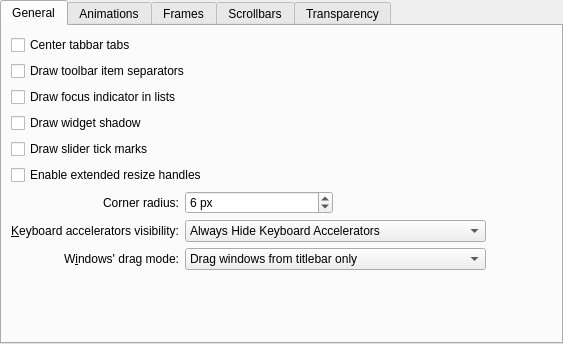
<?xml version="1.0" encoding="UTF-8"?>
<ui version="4.0">
 <class>LightlyStyleConfig</class>
 <widget class="QWidget" name="LightlyStyleConfig">
  <property name="geometry">
   <rect>
    <x>0</x>
    <y>0</y>
    <width>563</width>
    <height>344</height>
   </rect>
  </property>
  <property name="sizePolicy">
   <sizepolicy hsizetype="Preferred" vsizetype="Preferred">
    <horstretch>0</horstretch>
    <verstretch>0</verstretch>
   </sizepolicy>
  </property>
  <layout class="QVBoxLayout" name="verticalLayout_2">
   <property name="leftMargin">
    <number>0</number>
   </property>
   <property name="topMargin">
    <number>0</number>
   </property>
   <property name="rightMargin">
    <number>0</number>
   </property>
   <property name="bottomMargin">
    <number>0</number>
   </property>
   <item>
    <widget class="QTabWidget" name="tabWidget">
     <property name="currentIndex">
      <number>0</number>
     </property>
     <widget class="QWidget" name="tab">
      <attribute name="title">
       <string>General</string>
      </attribute>
      <layout class="QGridLayout" name="gridLayout">
       <item row="0" column="1" colspan="4">
        <widget class="QCheckBox" name="_tabBarDrawCenteredTabs">
         <property name="text">
          <string>Center tabbar tabs</string>
         </property>
        </widget>
       </item>
       <item row="7" column="1">
        <widget class="QLabel" name="_mnemonicsLabel">
         <property name="text">
          <string>&amp;Keyboard accelerators visibility:</string>
         </property>
         <property name="alignment">
          <set>Qt::AlignRight|Qt::AlignTrailing|Qt::AlignVCenter</set>
         </property>
         <property name="buddy">
          <cstring>_mnemonicsMode</cstring>
         </property>
        </widget>
       </item>
       <item row="4" column="1" colspan="4">
        <widget class="QCheckBox" name="_sliderDrawTickMarks">
         <property name="text">
          <string>Draw slider tick marks</string>
         </property>
        </widget>
       </item>
       <item row="6" column="2">
        <widget class="QSpinBox" name="_cornerRadius">
         <property name="suffix">
          <string> px</string>
         </property>
         <property name="minimum">
          <number>1</number>
         </property>
         <property name="maximum">
          <number>8</number>
         </property>
         <property name="value">
          <number>6</number>
         </property>
        </widget>
       </item>
       <item row="1" column="1" colspan="4">
        <widget class="QCheckBox" name="_toolBarDrawItemSeparator">
         <property name="text">
          <string>Draw toolbar item separators</string>
         </property>
        </widget>
       </item>
       <item row="9" column="1" colspan="3">
        <spacer name="verticalSpacer">
         <property name="orientation">
          <enum>Qt::Vertical</enum>
         </property>
         <property name="sizeHint" stdset="0">
          <size>
           <width>20</width>
           <height>49</height>
          </size>
         </property>
        </spacer>
       </item>
       <item row="6" column="1">
        <widget class="QLabel" name="_cornerRadiusLabel">
         <property name="text">
          <string>Corner radius:</string>
         </property>
         <property name="alignment">
          <set>Qt::AlignRight|Qt::AlignTrailing|Qt::AlignVCenter</set>
         </property>
        </widget>
       </item>
       <item row="5" column="1" colspan="4">
        <widget class="QCheckBox" name="_splitterProxyEnabled">
         <property name="text">
          <string>Enable extended resize handles</string>
         </property>
        </widget>
       </item>
       <item row="8" column="2" colspan="2">
        <widget class="QComboBox" name="_windowDragMode">
         <item>
          <property name="text">
           <string>Drag windows from titlebar only</string>
          </property>
         </item>
         <item>
          <property name="text">
           <string>Drag windows from titlebar, menubar and toolbars</string>
          </property>
         </item>
         <item>
          <property name="text">
           <string>Drag windows from all empty areas</string>
          </property>
         </item>
        </widget>
       </item>
       <item row="3" column="1">
        <widget class="QCheckBox" name="_widgetDrawShadow">
         <property name="text">
          <string>Draw widget shadow</string>
         </property>
        </widget>
       </item>
       <item row="7" column="2" colspan="2">
        <widget class="QComboBox" name="_mnemonicsMode">
         <item>
          <property name="text">
           <string>Always Hide Keyboard Accelerators</string>
          </property>
         </item>
         <item>
          <property name="text">
           <string>Show Keyboard Accelerators When Needed</string>
          </property>
         </item>
         <item>
          <property name="text">
           <string>Always Show Keyboard Accelerators</string>
          </property>
         </item>
        </widget>
       </item>
       <item row="7" column="4">
        <spacer name="horizontalSpacer_3">
         <property name="orientation">
          <enum>Qt::Horizontal</enum>
         </property>
         <property name="sizeHint" stdset="0">
          <size>
           <width>65</width>
           <height>20</height>
          </size>
         </property>
        </spacer>
       </item>
       <item row="2" column="1" colspan="4">
        <widget class="QCheckBox" name="_viewDrawFocusIndicator">
         <property name="text">
          <string>Draw focus indicator in lists</string>
         </property>
        </widget>
       </item>
       <item row="8" column="1">
        <widget class="QLabel" name="_windowDragLabel">
         <property name="sizePolicy">
          <sizepolicy hsizetype="Preferred" vsizetype="Preferred">
           <horstretch>0</horstretch>
           <verstretch>0</verstretch>
          </sizepolicy>
         </property>
         <property name="text">
          <string>W&amp;indows' drag mode:</string>
         </property>
         <property name="alignment">
          <set>Qt::AlignRight|Qt::AlignTrailing|Qt::AlignVCenter</set>
         </property>
         <property name="buddy">
          <cstring>_windowDragMode</cstring>
         </property>
        </widget>
       </item>
      </layout>
     </widget>
     <widget class="QWidget" name="tab_2">
      <attribute name="title">
       <string>Animations</string>
      </attribute>
      <layout class="QGridLayout" name="gridLayout_5">
       <item row="1" column="0">
        <widget class="QLabel" name="_animationsDurationLabel">
         <property name="enabled">
          <bool>false</bool>
         </property>
         <property name="text">
          <string>A&amp;nimations duration:</string>
         </property>
         <property name="alignment">
          <set>Qt::AlignRight|Qt::AlignTrailing|Qt::AlignVCenter</set>
         </property>
         <property name="buddy">
          <cstring>_animationsDuration</cstring>
         </property>
        </widget>
       </item>
       <item row="1" column="1" colspan="2">
        <widget class="QSpinBox" name="_animationsDuration">
         <property name="enabled">
          <bool>false</bool>
         </property>
         <property name="suffix">
          <string> ms</string>
         </property>
         <property name="maximum">
          <number>500</number>
         </property>
        </widget>
       </item>
       <item row="0" column="0" colspan="4">
        <widget class="QCheckBox" name="_animationsEnabled">
         <property name="text">
          <string>Enable animations</string>
         </property>
        </widget>
       </item>
       <item row="1" column="3">
        <spacer name="horizontalSpacer">
         <property name="orientation">
          <enum>Qt::Horizontal</enum>
         </property>
         <property name="sizeHint" stdset="0">
          <size>
           <width>40</width>
           <height>20</height>
          </size>
         </property>
        </spacer>
       </item>
       <item row="2" column="0" colspan="4">
        <spacer name="verticalSpacer_2">
         <property name="orientation">
          <enum>Qt::Vertical</enum>
         </property>
         <property name="sizeHint" stdset="0">
          <size>
           <width>20</width>
           <height>40</height>
          </size>
         </property>
        </spacer>
       </item>
      </layout>
     </widget>
     <widget class="QWidget" name="tab_3">
      <attribute name="title">
       <string>Frames</string>
      </attribute>
      <layout class="QVBoxLayout" name="verticalLayout_3">
       <item>
        <widget class="QCheckBox" name="_transparentDolphinView">
         <property name="text">
          <string>Transparent Dolphin view</string>
         </property>
        </widget>
       </item>
       <item>
        <widget class="QCheckBox" name="_dockWidgetDrawFrame">
         <property name="text">
          <string>Draw frame around dockable panels</string>
         </property>
        </widget>
       </item>
       <item>
        <widget class="QCheckBox" name="_titleWidgetDrawFrame">
         <property name="text">
          <string>Draw frame around page titles</string>
         </property>
        </widget>
       </item>
       <item>
        <widget class="QCheckBox" name="_kTextEditDrawFrame">
         <property name="text">
          <string>Draw frame around KTextEdit</string>
         </property>
        </widget>
       </item>
       <item>
        <widget class="QCheckBox" name="_sidePanelDrawFrame">
         <property name="text">
          <string>Draw frame around side panels</string>
         </property>
        </widget>
       </item>
       <item>
        <widget class="QCheckBox" name="_menuItemDrawThinFocus">
         <property name="text">
          <string>Draw a thin line to indicate focus in menus and menubars</string>
         </property>
        </widget>
       </item>
       <item>
        <spacer name="verticalSpacer_3">
         <property name="orientation">
          <enum>Qt::Vertical</enum>
         </property>
         <property name="sizeHint" stdset="0">
          <size>
           <width>20</width>
           <height>117</height>
          </size>
         </property>
        </spacer>
       </item>
      </layout>
     </widget>
     <widget class="QWidget" name="tab_4">
      <attribute name="title">
       <string>Scrollbars</string>
      </attribute>
      <layout class="QGridLayout" name="gridLayout_6">
       <item row="1" column="2">
        <spacer name="horizontalSpacer_2">
         <property name="orientation">
          <enum>Qt::Horizontal</enum>
         </property>
         <property name="sizeHint" stdset="0">
          <size>
           <width>40</width>
           <height>20</height>
          </size>
         </property>
        </spacer>
       </item>
       <item row="1" column="0">
        <widget class="QLabel" name="_scrollBarAddLineLabel">
         <property name="text">
          <string>Bottom arrow button t&amp;ype:</string>
         </property>
         <property name="alignment">
          <set>Qt::AlignRight|Qt::AlignTrailing|Qt::AlignVCenter</set>
         </property>
         <property name="buddy">
          <cstring>_scrollBarAddLineButtons</cstring>
         </property>
        </widget>
       </item>
       <item row="0" column="0">
        <widget class="QLabel" name="_scrollBarSubLineLabel">
         <property name="text">
          <string>&amp;Top arrow button type:</string>
         </property>
         <property name="alignment">
          <set>Qt::AlignRight|Qt::AlignTrailing|Qt::AlignVCenter</set>
         </property>
         <property name="buddy">
          <cstring>_scrollBarSubLineButtons</cstring>
         </property>
        </widget>
       </item>
       <item row="0" column="1">
        <widget class="QComboBox" name="_scrollBarSubLineButtons">
         <item>
          <property name="text">
           <string>No Buttons</string>
          </property>
         </item>
         <item>
          <property name="text">
           <string>One Button</string>
          </property>
         </item>
         <item>
          <property name="text">
           <string>Two Buttons</string>
          </property>
         </item>
        </widget>
       </item>
       <item row="1" column="1">
        <widget class="QComboBox" name="_scrollBarAddLineButtons">
         <item>
          <property name="text">
           <string>No Buttons</string>
          </property>
         </item>
         <item>
          <property name="text">
           <string>One Button</string>
          </property>
         </item>
         <item>
          <property name="text">
           <string>Two Buttons</string>
          </property>
         </item>
        </widget>
       </item>
       <item row="2" column="0" colspan="3">
        <spacer name="verticalSpacer_4">
         <property name="orientation">
          <enum>Qt::Vertical</enum>
         </property>
         <property name="sizeHint" stdset="0">
          <size>
           <width>20</width>
           <height>40</height>
          </size>
         </property>
        </spacer>
       </item>
      </layout>
     </widget>
     <widget class="QWidget" name="tab_5">
      <attribute name="title">
       <string>Transparency</string>
      </attribute>
      <layout class="QGridLayout" name="gridLayout_2">
       <item row="1" column="1">
        <layout class="QHBoxLayout" name="horizontalLayout_2">
         <item>
          <widget class="QLabel" name="_menuOpacityTransparentLabel">
           <property name="text">
            <string>Transparent</string>
           </property>
          </widget>
         </item>
         <item>
          <spacer name="horizontalSpacer_6">
           <property name="orientation">
            <enum>Qt::Horizontal</enum>
           </property>
           <property name="sizeHint" stdset="0">
            <size>
             <width>40</width>
             <height>20</height>
            </size>
           </property>
          </spacer>
         </item>
         <item>
          <widget class="QLabel" name="_menuOpacityOpaqueLabel">
           <property name="sizePolicy">
            <sizepolicy hsizetype="Minimum" vsizetype="Preferred">
             <horstretch>0</horstretch>
             <verstretch>0</verstretch>
            </sizepolicy>
           </property>
           <property name="text">
            <string>Opaque</string>
           </property>
          </widget>
         </item>
        </layout>
       </item>
       <item row="9" column="1">
        <spacer name="verticalSpacer_5">
         <property name="orientation">
          <enum>Qt::Vertical</enum>
         </property>
         <property name="sizeHint" stdset="0">
          <size>
           <width>20</width>
           <height>40</height>
          </size>
         </property>
        </spacer>
       </item>
       <item row="1" column="0">
        <spacer name="horizontalSpacer_5">
         <property name="orientation">
          <enum>Qt::Horizontal</enum>
         </property>
         <property name="sizeType">
          <enum>QSizePolicy::Fixed</enum>
         </property>
         <property name="sizeHint" stdset="0">
          <size>
           <width>40</width>
           <height>20</height>
          </size>
         </property>
        </spacer>
       </item>
       <item row="8" column="0" colspan="2">
        <spacer name="horizontalSpacer_4">
         <property name="orientation">
          <enum>Qt::Horizontal</enum>
         </property>
         <property name="sizeType">
          <enum>QSizePolicy::Preferred</enum>
         </property>
         <property name="sizeHint" stdset="0">
          <size>
           <width>542</width>
           <height>20</height>
          </size>
         </property>
        </spacer>
       </item>
       <item row="7" column="0" colspan="2">
        <layout class="QFormLayout" name="formLayout">
         <property name="topMargin">
          <number>0</number>
         </property>
         <item row="0" column="0">
          <widget class="QLabel" name="_menuGroupDescription">
           <property name="text">
            <string>Menu:</string>
           </property>
          </widget>
         </item>
         <item row="0" column="1">
          <widget class="QSlider" name="_menuOpacity">
           <property name="minimum">
            <number>0</number>
           </property>
           <property name="maximum">
            <number>100</number>
           </property>
           <property name="singleStep">
            <number>1</number>
           </property>
           <property name="pageStep">
            <number>10</number>
           </property>
           <property name="value">
            <number>100</number>
           </property>
           <property name="orientation">
            <enum>Qt::Horizontal</enum>
           </property>
           <property name="invertedAppearance">
            <bool>false</bool>
           </property>
           <property name="invertedControls">
            <bool>false</bool>
           </property>
           <property name="tickPosition">
            <enum>QSlider::TicksBelow</enum>
           </property>
           <property name="tickInterval">
            <number>10</number>
           </property>
          </widget>
         </item>
         <item row="1" column="0">
          <widget class="QLabel" name="_titlebarOpacityLabel">
           <property name="text">
            <string>Titlebar:</string>
           </property>
          </widget>
         </item>
         <item row="1" column="1">
          <widget class="QSlider" name="_titlebarOpacity">
           <property name="maximum">
            <number>100</number>
           </property>
           <property name="singleStep">
            <number>1</number>
           </property>
           <property name="pageStep">
            <number>10</number>
           </property>
           <property name="value">
            <number>80</number>
           </property>
           <property name="orientation">
            <enum>Qt::Horizontal</enum>
           </property>
           <property name="invertedAppearance">
            <bool>false</bool>
           </property>
           <property name="invertedControls">
            <bool>false</bool>
           </property>
           <property name="tickPosition">
            <enum>QSlider::TicksBelow</enum>
           </property>
           <property name="tickInterval">
            <number>10</number>
           </property>
          </widget>
         </item>
         <item row="2" column="0">
          <widget class="QLabel" name="label">
           <property name="text">
            <string>Sidebars:</string>
           </property>
          </widget>
         </item>
         <item row="2" column="1">
          <widget class="QSlider" name="_sidebarOpacity">
           <property name="maximum">
            <number>100</number>
           </property>
           <property name="singleStep">
            <number>1</number>
           </property>
           <property name="pageStep">
            <number>10</number>
           </property>
           <property name="value">
            <number>60</number>
           </property>
           <property name="orientation">
            <enum>Qt::Horizontal</enum>
           </property>
           <property name="invertedAppearance">
            <bool>false</bool>
           </property>
           <property name="invertedControls">
            <bool>false</bool>
           </property>
           <property name="tickPosition">
            <enum>QSlider::TicksBelow</enum>
           </property>
           <property name="tickInterval">
            <number>10</number>
           </property>
          </widget>
         </item>
        </layout>
       </item>
      </layout>
     </widget>
    </widget>
   </item>
  </layout>
 </widget>
 <tabstops>
  <tabstop>tabWidget</tabstop>
  <tabstop>_tabBarDrawCenteredTabs</tabstop>
  <tabstop>_toolBarDrawItemSeparator</tabstop>
  <tabstop>_sliderDrawTickMarks</tabstop>
  <tabstop>_splitterProxyEnabled</tabstop>
  <tabstop>_mnemonicsMode</tabstop>
  <tabstop>_windowDragMode</tabstop>
  <tabstop>_animationsEnabled</tabstop>
  <tabstop>_animationsDuration</tabstop>
  <tabstop>_dockWidgetDrawFrame</tabstop>
  <tabstop>_titleWidgetDrawFrame</tabstop>
  <tabstop>_sidePanelDrawFrame</tabstop>
  <tabstop>_menuItemDrawThinFocus</tabstop>
  <tabstop>_scrollBarSubLineButtons</tabstop>
  <tabstop>_scrollBarAddLineButtons</tabstop>
 </tabstops>
 <resources/>
 <connections>
  <connection>
   <sender>_animationsEnabled</sender>
   <signal>toggled(bool)</signal>
   <receiver>_animationsDurationLabel</receiver>
   <slot>setEnabled(bool)</slot>
   <hints>
    <hint type="sourcelabel">
     <x>90</x>
     <y>64</y>
    </hint>
    <hint type="destinationlabel">
     <x>84</x>
     <y>98</y>
    </hint>
   </hints>
  </connection>
  <connection>
   <sender>_animationsEnabled</sender>
   <signal>toggled(bool)</signal>
   <receiver>_animationsDuration</receiver>
   <slot>setEnabled(bool)</slot>
   <hints>
    <hint type="sourcelabel">
     <x>161</x>
     <y>64</y>
    </hint>
    <hint type="destinationlabel">
     <x>208</x>
     <y>98</y>
    </hint>
   </hints>
  </connection>
 </connections>
</ui>
